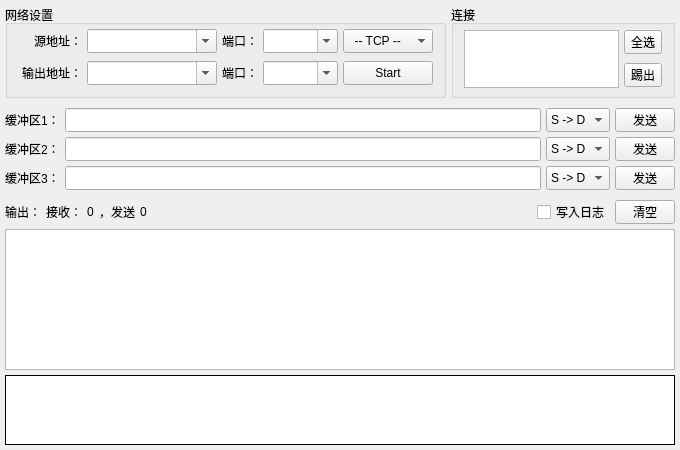
<?xml version="1.0" encoding="UTF-8"?>
<ui version="4.0">
 <class>TransferForm</class>
 <widget class="QWidget" name="TransferForm">
  <property name="geometry">
   <rect>
    <x>0</x>
    <y>0</y>
    <width>680</width>
    <height>450</height>
   </rect>
  </property>
  <property name="minimumSize">
   <size>
    <width>0</width>
    <height>0</height>
   </size>
  </property>
  <property name="windowTitle">
   <string>Transfer</string>
  </property>
  <property name="locale">
   <locale language="C" country="AnyCountry"/>
  </property>
  <layout class="QVBoxLayout" name="lay1">
   <property name="spacing">
    <number>5</number>
   </property>
   <property name="leftMargin">
    <number>5</number>
   </property>
   <property name="topMargin">
    <number>5</number>
   </property>
   <property name="rightMargin">
    <number>5</number>
   </property>
   <property name="bottomMargin">
    <number>5</number>
   </property>
   <item>
    <layout class="QHBoxLayout" name="lay2">
     <item>
      <widget class="QGroupBox" name="box1">
       <property name="sizePolicy">
        <sizepolicy hsizetype="Fixed" vsizetype="Fixed">
         <horstretch>0</horstretch>
         <verstretch>0</verstretch>
        </sizepolicy>
       </property>
       <property name="minimumSize">
        <size>
         <width>0</width>
         <height>93</height>
        </size>
       </property>
       <property name="maximumSize">
        <size>
         <width>16777215</width>
         <height>93</height>
        </size>
       </property>
       <property name="title">
        <string>网络设置</string>
       </property>
       <layout class="QVBoxLayout" name="lay5">
        <property name="spacing">
         <number>5</number>
        </property>
        <property name="leftMargin">
         <number>4</number>
        </property>
        <property name="topMargin">
         <number>0</number>
        </property>
        <property name="rightMargin">
         <number>10</number>
        </property>
        <property name="bottomMargin">
         <number>5</number>
        </property>
        <item>
         <layout class="QGridLayout" name="lay6">
          <property name="sizeConstraint">
           <enum>QLayout::SetFixedSize</enum>
          </property>
          <property name="horizontalSpacing">
           <number>5</number>
          </property>
          <property name="verticalSpacing">
           <number>8</number>
          </property>
          <item row="0" column="2">
           <widget class="QLabel" name="lab2">
            <property name="sizePolicy">
             <sizepolicy hsizetype="Preferred" vsizetype="Preferred">
              <horstretch>0</horstretch>
              <verstretch>0</verstretch>
             </sizepolicy>
            </property>
            <property name="text">
             <string>端口：</string>
            </property>
            <property name="alignment">
             <set>Qt::AlignRight|Qt::AlignTrailing|Qt::AlignVCenter</set>
            </property>
           </widget>
          </item>
          <item row="0" column="0">
           <widget class="QLabel" name="lab1">
            <property name="sizePolicy">
             <sizepolicy hsizetype="Preferred" vsizetype="Preferred">
              <horstretch>0</horstretch>
              <verstretch>0</verstretch>
             </sizepolicy>
            </property>
            <property name="minimumSize">
             <size>
              <width>70</width>
              <height>0</height>
             </size>
            </property>
            <property name="contextMenuPolicy">
             <enum>Qt::NoContextMenu</enum>
            </property>
            <property name="text">
             <string>源地址：</string>
            </property>
            <property name="textFormat">
             <enum>Qt::PlainText</enum>
            </property>
            <property name="scaledContents">
             <bool>false</bool>
            </property>
            <property name="alignment">
             <set>Qt::AlignRight|Qt::AlignTrailing|Qt::AlignVCenter</set>
            </property>
           </widget>
          </item>
          <item row="0" column="1">
           <widget class="QComboBox" name="cmbSrcAddr">
            <property name="sizePolicy">
             <sizepolicy hsizetype="Fixed" vsizetype="Fixed">
              <horstretch>0</horstretch>
              <verstretch>0</verstretch>
             </sizepolicy>
            </property>
            <property name="minimumSize">
             <size>
              <width>130</width>
              <height>24</height>
             </size>
            </property>
            <property name="maximumSize">
             <size>
              <width>130</width>
              <height>24</height>
             </size>
            </property>
            <property name="editable">
             <bool>true</bool>
            </property>
            <property name="insertPolicy">
             <enum>QComboBox::NoInsert</enum>
            </property>
           </widget>
          </item>
          <item row="0" column="3">
           <widget class="QComboBox" name="cmbSrcPort">
            <property name="sizePolicy">
             <sizepolicy hsizetype="Fixed" vsizetype="Fixed">
              <horstretch>0</horstretch>
              <verstretch>0</verstretch>
             </sizepolicy>
            </property>
            <property name="minimumSize">
             <size>
              <width>75</width>
              <height>24</height>
             </size>
            </property>
            <property name="maximumSize">
             <size>
              <width>75</width>
              <height>24</height>
             </size>
            </property>
            <property name="editable">
             <bool>true</bool>
            </property>
            <property name="insertPolicy">
             <enum>QComboBox::InsertAtTop</enum>
            </property>
           </widget>
          </item>
          <item row="1" column="0">
           <widget class="QLabel" name="lab3">
            <property name="sizePolicy">
             <sizepolicy hsizetype="Preferred" vsizetype="Preferred">
              <horstretch>0</horstretch>
              <verstretch>0</verstretch>
             </sizepolicy>
            </property>
            <property name="minimumSize">
             <size>
              <width>70</width>
              <height>0</height>
             </size>
            </property>
            <property name="contextMenuPolicy">
             <enum>Qt::NoContextMenu</enum>
            </property>
            <property name="text">
             <string>输出地址：</string>
            </property>
            <property name="textFormat">
             <enum>Qt::PlainText</enum>
            </property>
            <property name="scaledContents">
             <bool>false</bool>
            </property>
            <property name="alignment">
             <set>Qt::AlignRight|Qt::AlignTrailing|Qt::AlignVCenter</set>
            </property>
           </widget>
          </item>
          <item row="1" column="1">
           <widget class="QComboBox" name="cmbDstAddr">
            <property name="sizePolicy">
             <sizepolicy hsizetype="Fixed" vsizetype="Fixed">
              <horstretch>0</horstretch>
              <verstretch>0</verstretch>
             </sizepolicy>
            </property>
            <property name="minimumSize">
             <size>
              <width>130</width>
              <height>24</height>
             </size>
            </property>
            <property name="maximumSize">
             <size>
              <width>130</width>
              <height>24</height>
             </size>
            </property>
            <property name="editable">
             <bool>true</bool>
            </property>
            <property name="insertPolicy">
             <enum>QComboBox::NoInsert</enum>
            </property>
           </widget>
          </item>
          <item row="1" column="2">
           <widget class="QLabel" name="lab4">
            <property name="sizePolicy">
             <sizepolicy hsizetype="Preferred" vsizetype="Preferred">
              <horstretch>0</horstretch>
              <verstretch>0</verstretch>
             </sizepolicy>
            </property>
            <property name="text">
             <string>端口：</string>
            </property>
            <property name="alignment">
             <set>Qt::AlignRight|Qt::AlignTrailing|Qt::AlignVCenter</set>
            </property>
           </widget>
          </item>
          <item row="1" column="3">
           <widget class="QComboBox" name="cmbDstPort">
            <property name="sizePolicy">
             <sizepolicy hsizetype="Fixed" vsizetype="Fixed">
              <horstretch>0</horstretch>
              <verstretch>0</verstretch>
             </sizepolicy>
            </property>
            <property name="minimumSize">
             <size>
              <width>75</width>
              <height>24</height>
             </size>
            </property>
            <property name="maximumSize">
             <size>
              <width>75</width>
              <height>24</height>
             </size>
            </property>
            <property name="editable">
             <bool>true</bool>
            </property>
            <property name="insertPolicy">
             <enum>QComboBox::InsertAtTop</enum>
            </property>
           </widget>
          </item>
          <item row="1" column="4">
           <widget class="QToolButton" name="btnTrigger">
            <property name="sizePolicy">
             <sizepolicy hsizetype="Fixed" vsizetype="Fixed">
              <horstretch>0</horstretch>
              <verstretch>0</verstretch>
             </sizepolicy>
            </property>
            <property name="minimumSize">
             <size>
              <width>90</width>
              <height>24</height>
             </size>
            </property>
            <property name="maximumSize">
             <size>
              <width>90</width>
              <height>24</height>
             </size>
            </property>
            <property name="statusTip">
             <string/>
            </property>
            <property name="text">
             <string>Start</string>
            </property>
            <property name="checkable">
             <bool>true</bool>
            </property>
           </widget>
          </item>
          <item row="0" column="4">
           <widget class="QComboBox" name="cmbType">
            <property name="sizePolicy">
             <sizepolicy hsizetype="Fixed" vsizetype="Fixed">
              <horstretch>0</horstretch>
              <verstretch>0</verstretch>
             </sizepolicy>
            </property>
            <property name="minimumSize">
             <size>
              <width>90</width>
              <height>24</height>
             </size>
            </property>
            <property name="maximumSize">
             <size>
              <width>90</width>
              <height>24</height>
             </size>
            </property>
            <item>
             <property name="text">
              <string notr="true">  -- TCP --</string>
             </property>
            </item>
            <item>
             <property name="text">
              <string notr="true">  -- UDP --</string>
             </property>
            </item>
           </widget>
          </item>
         </layout>
        </item>
       </layout>
      </widget>
     </item>
     <item>
      <widget class="QGroupBox" name="box2">
       <property name="sizePolicy">
        <sizepolicy hsizetype="Expanding" vsizetype="Fixed">
         <horstretch>0</horstretch>
         <verstretch>0</verstretch>
        </sizepolicy>
       </property>
       <property name="minimumSize">
        <size>
         <width>0</width>
         <height>93</height>
        </size>
       </property>
       <property name="maximumSize">
        <size>
         <width>16777215</width>
         <height>93</height>
        </size>
       </property>
       <property name="title">
        <string>连接</string>
       </property>
       <layout class="QHBoxLayout" name="lay8">
        <property name="spacing">
         <number>5</number>
        </property>
        <property name="leftMargin">
         <number>10</number>
        </property>
        <property name="topMargin">
         <number>5</number>
        </property>
        <property name="rightMargin">
         <number>10</number>
        </property>
        <property name="bottomMargin">
         <number>10</number>
        </property>
        <item>
         <widget class="QListWidget" name="lstConn">
          <property name="sizePolicy">
           <sizepolicy hsizetype="Expanding" vsizetype="Fixed">
            <horstretch>0</horstretch>
            <verstretch>0</verstretch>
           </sizepolicy>
          </property>
          <property name="minimumSize">
           <size>
            <width>0</width>
            <height>58</height>
           </size>
          </property>
          <property name="maximumSize">
           <size>
            <width>16777215</width>
            <height>58</height>
           </size>
          </property>
          <property name="verticalScrollBarPolicy">
           <enum>Qt::ScrollBarAlwaysOff</enum>
          </property>
          <property name="horizontalScrollBarPolicy">
           <enum>Qt::ScrollBarAlwaysOff</enum>
          </property>
          <property name="editTriggers">
           <set>QAbstractItemView::NoEditTriggers</set>
          </property>
          <property name="showDropIndicator" stdset="0">
           <bool>false</bool>
          </property>
          <property name="selectionMode">
           <enum>QAbstractItemView::MultiSelection</enum>
          </property>
          <property name="selectionBehavior">
           <enum>QAbstractItemView::SelectRows</enum>
          </property>
          <property name="selectionRectVisible">
           <bool>false</bool>
          </property>
         </widget>
        </item>
        <item>
         <layout class="QVBoxLayout" name="lay9">
          <property name="spacing">
           <number>10</number>
          </property>
          <property name="topMargin">
           <number>0</number>
          </property>
          <item>
           <widget class="QToolButton" name="btnConnAll">
            <property name="sizePolicy">
             <sizepolicy hsizetype="Preferred" vsizetype="Fixed">
              <horstretch>0</horstretch>
              <verstretch>0</verstretch>
             </sizepolicy>
            </property>
            <property name="minimumSize">
             <size>
              <width>0</width>
              <height>24</height>
             </size>
            </property>
            <property name="maximumSize">
             <size>
              <width>16777215</width>
              <height>24</height>
             </size>
            </property>
            <property name="text">
             <string>全选</string>
            </property>
           </widget>
          </item>
          <item>
           <widget class="QToolButton" name="btnConnDel">
            <property name="sizePolicy">
             <sizepolicy hsizetype="Preferred" vsizetype="Fixed">
              <horstretch>0</horstretch>
              <verstretch>0</verstretch>
             </sizepolicy>
            </property>
            <property name="minimumSize">
             <size>
              <width>0</width>
              <height>24</height>
             </size>
            </property>
            <property name="maximumSize">
             <size>
              <width>16777215</width>
              <height>24</height>
             </size>
            </property>
            <property name="text">
             <string>踢出</string>
            </property>
           </widget>
          </item>
         </layout>
        </item>
       </layout>
      </widget>
     </item>
    </layout>
   </item>
   <item>
    <layout class="QGridLayout" name="lay3">
     <property name="topMargin">
      <number>5</number>
     </property>
     <property name="spacing">
      <number>5</number>
     </property>
     <item row="0" column="0">
      <widget class="QLabel" name="lab5">
       <property name="text">
        <string>缓冲区1：</string>
       </property>
      </widget>
     </item>
     <item row="0" column="3">
      <widget class="QToolButton" name="btnSend1">
       <property name="minimumSize">
        <size>
         <width>60</width>
         <height>24</height>
        </size>
       </property>
       <property name="maximumSize">
        <size>
         <width>60</width>
         <height>24</height>
        </size>
       </property>
       <property name="text">
        <string>发送</string>
       </property>
       <property name="checkable">
        <bool>false</bool>
       </property>
      </widget>
     </item>
     <item row="1" column="0">
      <widget class="QLabel" name="lab6">
       <property name="text">
        <string>缓冲区2：</string>
       </property>
      </widget>
     </item>
     <item row="1" column="1">
      <widget class="QLineEdit" name="edtBuf2">
       <property name="minimumSize">
        <size>
         <width>0</width>
         <height>24</height>
        </size>
       </property>
       <property name="maximumSize">
        <size>
         <width>16777215</width>
         <height>24</height>
        </size>
       </property>
      </widget>
     </item>
     <item row="1" column="3">
      <widget class="QToolButton" name="btnSend2">
       <property name="minimumSize">
        <size>
         <width>60</width>
         <height>24</height>
        </size>
       </property>
       <property name="maximumSize">
        <size>
         <width>60</width>
         <height>24</height>
        </size>
       </property>
       <property name="text">
        <string>发送</string>
       </property>
      </widget>
     </item>
     <item row="2" column="0">
      <widget class="QLabel" name="lab7">
       <property name="text">
        <string>缓冲区3：</string>
       </property>
      </widget>
     </item>
     <item row="2" column="1">
      <widget class="QLineEdit" name="edtBuf3">
       <property name="minimumSize">
        <size>
         <width>0</width>
         <height>24</height>
        </size>
       </property>
       <property name="maximumSize">
        <size>
         <width>16777215</width>
         <height>24</height>
        </size>
       </property>
      </widget>
     </item>
     <item row="2" column="3">
      <widget class="QToolButton" name="btnSend3">
       <property name="minimumSize">
        <size>
         <width>60</width>
         <height>24</height>
        </size>
       </property>
       <property name="maximumSize">
        <size>
         <width>60</width>
         <height>24</height>
        </size>
       </property>
       <property name="text">
        <string>发送</string>
       </property>
      </widget>
     </item>
     <item row="0" column="1">
      <widget class="QLineEdit" name="edtBuf1">
       <property name="minimumSize">
        <size>
         <width>0</width>
         <height>24</height>
        </size>
       </property>
       <property name="maximumSize">
        <size>
         <width>16777215</width>
         <height>24</height>
        </size>
       </property>
      </widget>
     </item>
     <item row="0" column="2">
      <widget class="QComboBox" name="cmbDir1">
       <property name="sizePolicy">
        <sizepolicy hsizetype="Fixed" vsizetype="Fixed">
         <horstretch>0</horstretch>
         <verstretch>0</verstretch>
        </sizepolicy>
       </property>
       <property name="minimumSize">
        <size>
         <width>0</width>
         <height>24</height>
        </size>
       </property>
       <property name="maximumSize">
        <size>
         <width>16777215</width>
         <height>24</height>
        </size>
       </property>
       <property name="locale">
        <locale language="Chinese" country="China"/>
       </property>
       <property name="currentText">
        <string notr="true">S -&gt; D</string>
       </property>
       <property name="frame">
        <bool>true</bool>
       </property>
       <item>
        <property name="text">
         <string notr="true">S -&gt; D</string>
        </property>
       </item>
       <item>
        <property name="text">
         <string notr="true">D -&gt; S</string>
        </property>
       </item>
      </widget>
     </item>
     <item row="1" column="2">
      <widget class="QComboBox" name="cmbDir2">
       <property name="sizePolicy">
        <sizepolicy hsizetype="Fixed" vsizetype="Fixed">
         <horstretch>0</horstretch>
         <verstretch>0</verstretch>
        </sizepolicy>
       </property>
       <property name="minimumSize">
        <size>
         <width>0</width>
         <height>24</height>
        </size>
       </property>
       <property name="maximumSize">
        <size>
         <width>16777215</width>
         <height>24</height>
        </size>
       </property>
       <item>
        <property name="text">
         <string notr="true">S -&gt; D</string>
        </property>
       </item>
       <item>
        <property name="text">
         <string notr="true">D -&gt; S</string>
        </property>
       </item>
      </widget>
     </item>
     <item row="2" column="2">
      <widget class="QComboBox" name="cmbDir3">
       <property name="sizePolicy">
        <sizepolicy hsizetype="Fixed" vsizetype="Fixed">
         <horstretch>0</horstretch>
         <verstretch>0</verstretch>
        </sizepolicy>
       </property>
       <property name="minimumSize">
        <size>
         <width>0</width>
         <height>24</height>
        </size>
       </property>
       <property name="maximumSize">
        <size>
         <width>16777215</width>
         <height>24</height>
        </size>
       </property>
       <item>
        <property name="text">
         <string notr="true">S -&gt; D</string>
        </property>
       </item>
       <item>
        <property name="text">
         <string notr="true">D -&gt; S</string>
        </property>
       </item>
      </widget>
     </item>
    </layout>
   </item>
   <item>
    <layout class="QHBoxLayout" name="lay4">
     <property name="spacing">
      <number>5</number>
     </property>
     <property name="leftMargin">
      <number>0</number>
     </property>
     <property name="topMargin">
      <number>5</number>
     </property>
     <property name="rightMargin">
      <number>0</number>
     </property>
     <property name="bottomMargin">
      <number>0</number>
     </property>
     <item>
      <widget class="QLabel" name="lab8">
       <property name="sizePolicy">
        <sizepolicy hsizetype="Fixed" vsizetype="Preferred">
         <horstretch>0</horstretch>
         <verstretch>0</verstretch>
        </sizepolicy>
       </property>
       <property name="text">
        <string>输出：</string>
       </property>
      </widget>
     </item>
     <item>
      <widget class="QLabel" name="lab9">
       <property name="text">
        <string>接收：</string>
       </property>
      </widget>
     </item>
     <item>
      <widget class="QLabel" name="labRecv">
       <property name="sizePolicy">
        <sizepolicy hsizetype="Preferred" vsizetype="Preferred">
         <horstretch>0</horstretch>
         <verstretch>0</verstretch>
        </sizepolicy>
       </property>
       <property name="toolTip">
        <string notr="true"/>
       </property>
       <property name="text">
        <string notr="true">0</string>
       </property>
      </widget>
     </item>
     <item>
      <widget class="QLabel" name="lab10">
       <property name="text">
        <string>，发送</string>
       </property>
      </widget>
     </item>
     <item>
      <widget class="QLabel" name="labSend">
       <property name="toolTip">
        <string notr="true"/>
       </property>
       <property name="text">
        <string notr="true">0</string>
       </property>
      </widget>
     </item>
     <item>
      <spacer name="spc">
       <property name="orientation">
        <enum>Qt::Horizontal</enum>
       </property>
       <property name="sizeHint" stdset="0">
        <size>
         <width>0</width>
         <height>0</height>
        </size>
       </property>
      </spacer>
     </item>
     <item>
      <widget class="QCheckBox" name="chkLog">
       <property name="text">
        <string>写入日志</string>
       </property>
      </widget>
     </item>
     <item>
      <widget class="QToolButton" name="btnClear">
       <property name="minimumSize">
        <size>
         <width>60</width>
         <height>24</height>
        </size>
       </property>
       <property name="maximumSize">
        <size>
         <width>60</width>
         <height>24</height>
        </size>
       </property>
       <property name="text">
        <string>清空</string>
       </property>
      </widget>
     </item>
    </layout>
   </item>
   <item>
    <widget class="QTreeWidget" name="treeOutput">
     <property name="sizePolicy">
      <sizepolicy hsizetype="Expanding" vsizetype="Preferred">
       <horstretch>0</horstretch>
       <verstretch>0</verstretch>
      </sizepolicy>
     </property>
     <property name="horizontalScrollBarPolicy">
      <enum>Qt::ScrollBarAlwaysOff</enum>
     </property>
     <property name="editTriggers">
      <set>QAbstractItemView::NoEditTriggers</set>
     </property>
     <property name="showDropIndicator" stdset="0">
      <bool>false</bool>
     </property>
     <property name="alternatingRowColors">
      <bool>false</bool>
     </property>
     <property name="selectionMode">
      <enum>QAbstractItemView::SingleSelection</enum>
     </property>
     <property name="selectionBehavior">
      <enum>QAbstractItemView::SelectRows</enum>
     </property>
     <property name="wordWrap">
      <bool>true</bool>
     </property>
     <attribute name="headerVisible">
      <bool>false</bool>
     </attribute>
     <attribute name="headerStretchLastSection">
      <bool>true</bool>
     </attribute>
     <column>
      <property name="text">
       <string notr="true">1</string>
      </property>
     </column>
    </widget>
   </item>
   <item>
    <widget class="QPlainTextEdit" name="txtOutput">
     <property name="sizePolicy">
      <sizepolicy hsizetype="Expanding" vsizetype="Fixed">
       <horstretch>0</horstretch>
       <verstretch>0</verstretch>
      </sizepolicy>
     </property>
     <property name="minimumSize">
      <size>
       <width>0</width>
       <height>70</height>
      </size>
     </property>
     <property name="maximumSize">
      <size>
       <width>16777215</width>
       <height>70</height>
      </size>
     </property>
     <property name="acceptDrops">
      <bool>false</bool>
     </property>
     <property name="frameShape">
      <enum>QFrame::Box</enum>
     </property>
     <property name="frameShadow">
      <enum>QFrame::Plain</enum>
     </property>
     <property name="horizontalScrollBarPolicy">
      <enum>Qt::ScrollBarAlwaysOff</enum>
     </property>
     <property name="tabChangesFocus">
      <bool>true</bool>
     </property>
     <property name="undoRedoEnabled">
      <bool>false</bool>
     </property>
     <property name="readOnly">
      <bool>true</bool>
     </property>
     <property name="textInteractionFlags">
      <set>Qt::TextSelectableByKeyboard|Qt::TextSelectableByMouse</set>
     </property>
    </widget>
   </item>
  </layout>
 </widget>
 <tabstops>
  <tabstop>cmbSrcAddr</tabstop>
  <tabstop>cmbSrcPort</tabstop>
  <tabstop>cmbDstAddr</tabstop>
  <tabstop>cmbDstPort</tabstop>
  <tabstop>cmbType</tabstop>
  <tabstop>btnTrigger</tabstop>
  <tabstop>lstConn</tabstop>
  <tabstop>btnConnAll</tabstop>
  <tabstop>btnConnDel</tabstop>
  <tabstop>edtBuf1</tabstop>
  <tabstop>cmbDir1</tabstop>
  <tabstop>btnSend1</tabstop>
  <tabstop>edtBuf2</tabstop>
  <tabstop>cmbDir2</tabstop>
  <tabstop>btnSend2</tabstop>
  <tabstop>edtBuf3</tabstop>
  <tabstop>cmbDir3</tabstop>
  <tabstop>btnSend3</tabstop>
  <tabstop>chkLog</tabstop>
  <tabstop>btnClear</tabstop>
  <tabstop>treeOutput</tabstop>
 </tabstops>
 <resources/>
 <connections/>
</ui>
